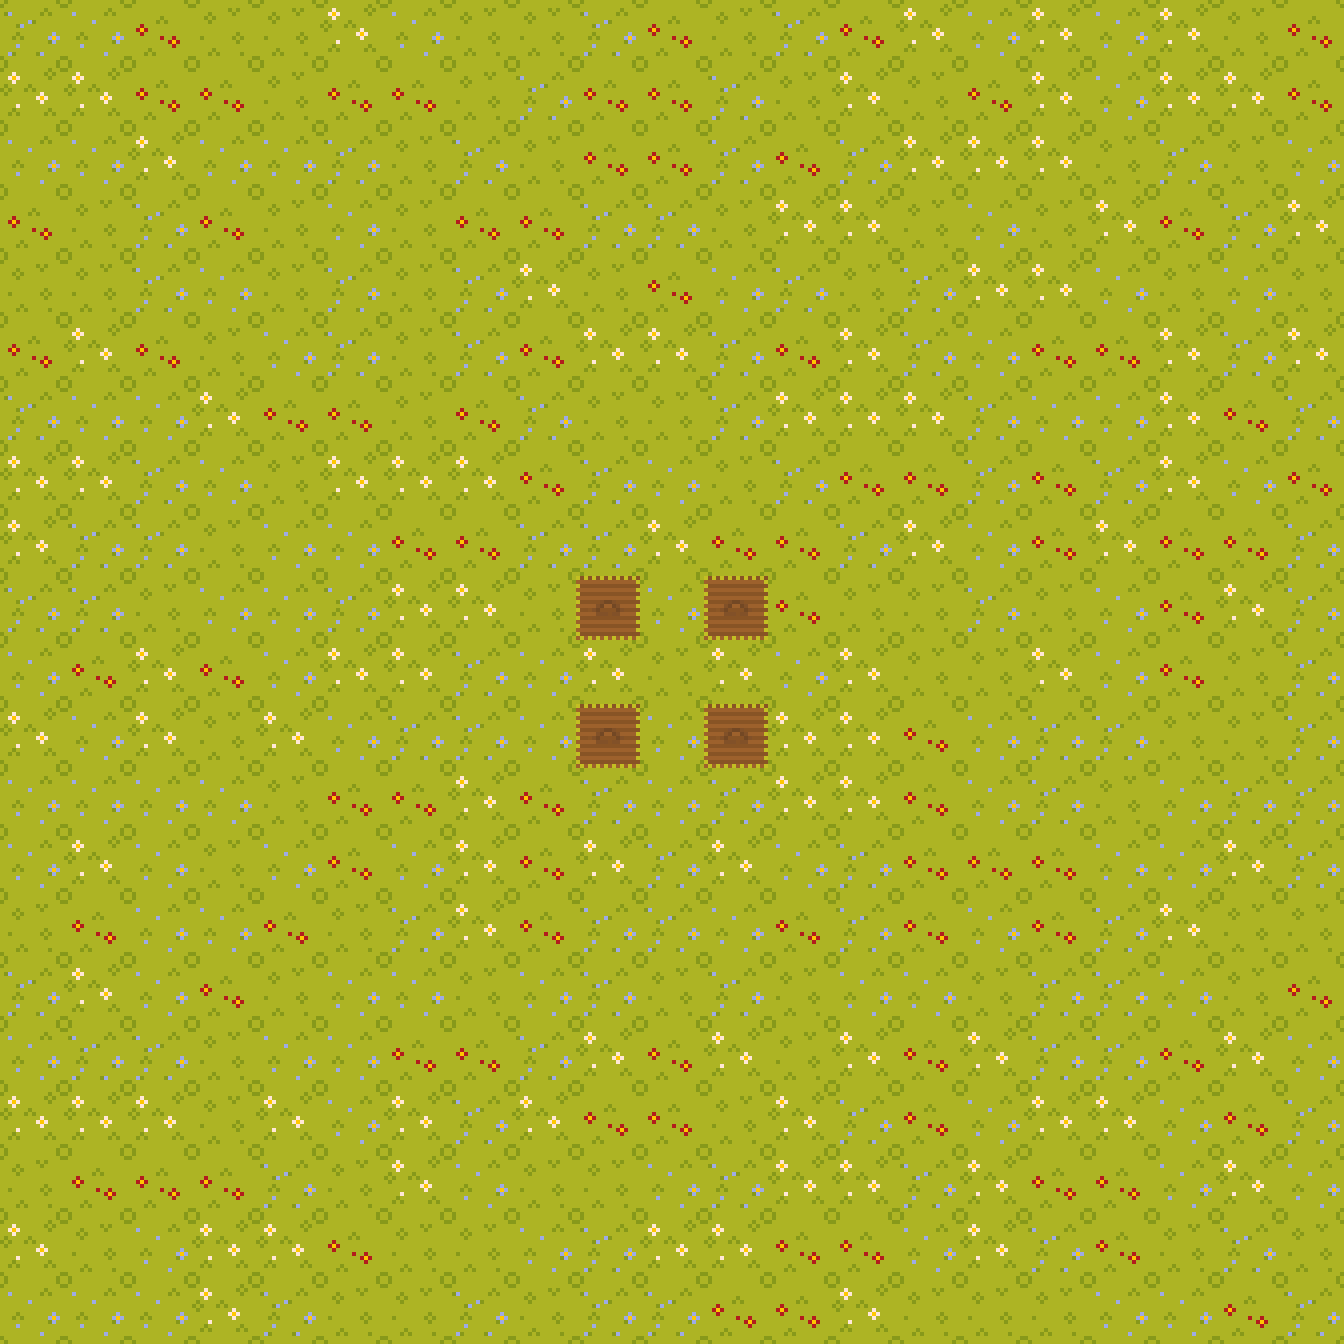

A level layout from a 2D game, rendered from its tile map. Below: a short description, then the map file with its tile-grid data intact:
An orthogonal 21x21 tile map with 64x64 px tiles, 3 tile layers (Tile Layer 1, Tile Layer 2, Tile Layer 3) and 4 objects.

<map version="1.2" tiledversion="1.2.4" orientation="orthogonal" renderorder="right-down" width="21" height="21" tilewidth="64" tileheight="64" infinite="0" nextlayerid="17" nextobjectid="5">
 <properties>
  <property name="plotCount" type="int" value="4" />
 </properties>
 <tileset firstgid="1" source="farm2.tsx" />
 <layer id="14" name="Tile Layer 1" width="21" height="21">
  <data encoding="csv">
14,13,15,17,17,11,13,17,17,14,15,17,14,15,11,13,11,13,11,17,15,
11,11,15,15,17,15,15,17,14,15,15,14,17,11,17,15,11,13,11,11,15,
13,13,11,13,13,14,17,14,17,15,15,14,15,14,11,11,11,17,14,17,13,
15,17,14,15,17,13,17,15,15,14,14,17,11,11,17,13,17,11,15,14,11,
17,17,14,13,17,14,17,14,11,17,15,13,14,17,14,11,11,13,17,13,17,
15,11,15,17,13,14,17,14,15,11,11,14,15,11,14,13,15,15,11,14,11,
14,13,13,11,15,15,17,15,14,17,17,14,11,11,11,14,13,13,11,15,14,
11,11,14,13,17,11,11,11,15,14,13,17,14,15,15,14,15,14,11,13,15,
11,14,14,17,13,13,15,15,14,14,11,15,15,14,11,13,15,11,15,15,14,
14,14,17,13,13,14,11,11,17,15,13,17,15,17,17,14,17,13,15,11,14,
13,15,11,15,13,11,11,14,13,11,17,11,13,11,17,17,11,13,15,17,14,
11,13,11,17,11,13,14,14,13,17,13,14,11,11,15,13,14,14,17,17,14,
13,13,13,13,17,15,15,11,15,14,13,14,11,11,15,13,14,17,13,14,14,
13,11,13,17,13,15,13,11,15,11,14,11,13,14,15,15,15,13,13,11,14,
17,15,13,13,15,17,14,11,15,14,14,13,15,14,15,13,15,14,11,17,17,
14,11,13,15,17,13,13,17,13,14,17,14,17,13,13,17,14,14,13,17,15,
13,14,14,17,13,13,15,15,14,11,15,11,17,11,15,11,14,14,15,11,13,
11,11,11,17,11,13,11,14,11,15,15,17,11,14,15,13,11,11,13,15,14,
17,15,15,15,14,17,11,13,17,17,13,14,11,11,14,11,15,15,13,11,13,
11,17,13,11,11,15,17,17,13,14,11,11,15,15,13,11,14,15,17,14,17,
13,13,13,11,14,17,17,14,17,14,14,15,15,11,17,17,17,13,13,15,14
</data>
 </layer>
 <layer id="15" name="Tile Layer 2" width="21" height="21">
  <data encoding="csv">
0,0,0,0,0,0,0,0,0,0,0,0,0,0,0,0,0,0,0,0,0,
0,0,0,0,0,0,0,0,0,0,0,0,0,0,0,0,0,0,0,0,0,
0,0,0,0,0,0,0,0,0,0,0,0,0,0,0,0,0,0,0,0,0,
0,0,0,0,0,0,0,0,0,0,0,0,0,0,0,0,0,0,0,0,0,
0,0,0,0,0,0,0,0,0,0,0,0,0,0,0,0,0,0,0,0,0,
0,0,0,0,0,0,0,0,0,0,0,0,0,0,0,0,0,0,0,0,0,
0,0,0,0,0,0,0,0,0,0,0,0,0,0,0,0,0,0,0,0,0,
0,0,0,0,0,0,0,0,0,0,0,0,0,0,0,0,0,0,0,0,0,
0,0,0,0,0,0,0,0,0,0,0,0,0,0,0,0,0,0,0,0,0,
0,0,0,0,0,0,0,0,0,16,0,16,0,0,0,0,0,0,0,0,0,
0,0,0,0,0,0,0,0,0,0,0,0,0,0,0,0,0,0,0,0,0,
0,0,0,0,0,0,0,0,0,16,0,16,0,0,0,0,0,0,0,0,0,
0,0,0,0,0,0,0,0,0,0,0,0,0,0,0,0,0,0,0,0,0,
0,0,0,0,0,0,0,0,0,0,0,0,0,0,0,0,0,0,0,0,0,
0,0,0,0,0,0,0,0,0,0,0,0,0,0,0,0,0,0,0,0,0,
0,0,0,0,0,0,0,0,0,0,0,0,0,0,0,0,0,0,0,0,0,
0,0,0,0,0,0,0,0,0,0,0,0,0,0,0,0,0,0,0,0,0,
0,0,0,0,0,0,0,0,0,0,0,0,0,0,0,0,0,0,0,0,0,
0,0,0,0,0,0,0,0,0,0,0,0,0,0,0,0,0,0,0,0,0,
0,0,0,0,0,0,0,0,0,0,0,0,0,0,0,0,0,0,0,0,0,
0,0,0,0,0,0,0,0,0,0,0,0,0,0,0,0,0,0,0,0,0
</data>
 </layer>
 <layer id="16" name="Tile Layer 3" width="21" height="21">
  <data encoding="csv">
0,0,0,0,0,0,0,0,0,0,0,0,0,0,0,0,0,0,0,0,0,
0,0,0,0,0,0,0,0,0,0,0,0,0,0,0,0,0,0,0,0,0,
0,0,0,0,0,0,0,0,0,0,0,0,0,0,0,0,0,0,0,0,0,
0,0,0,0,0,0,0,0,0,0,0,0,0,0,0,0,0,0,0,0,0,
0,0,0,0,0,0,0,0,0,0,0,0,0,0,0,0,0,0,0,0,0,
0,0,0,0,0,0,0,0,0,0,0,0,0,0,0,0,0,0,0,0,0,
0,0,0,0,0,0,0,0,0,0,0,0,0,0,0,0,0,0,0,0,0,
0,0,0,0,0,0,0,0,0,0,0,0,0,0,0,0,0,0,0,0,0,
0,0,0,0,0,0,0,0,0,0,0,0,0,0,0,0,0,0,0,0,0,
0,0,0,0,0,0,0,0,0,0,0,0,0,0,0,0,0,0,0,0,0,
0,0,0,0,0,0,0,0,0,0,0,0,0,0,0,0,0,0,0,0,0,
0,0,0,0,0,0,0,0,0,0,0,0,0,0,0,0,0,0,0,0,0,
0,0,0,0,0,0,0,0,0,0,0,0,0,0,0,0,0,0,0,0,0,
0,0,0,0,0,0,0,0,0,0,0,0,0,0,0,0,0,0,0,0,0,
0,0,0,0,0,0,0,0,0,0,0,0,0,0,0,0,0,0,0,0,0,
0,0,0,0,0,0,0,0,0,0,0,0,0,0,0,0,0,0,0,0,0,
0,0,0,0,0,0,0,0,0,0,0,0,0,0,0,0,0,0,0,0,0,
0,0,0,0,0,0,0,0,0,0,0,0,0,0,0,0,0,0,0,0,0,
0,0,0,0,0,0,0,0,0,0,0,0,0,0,0,0,0,0,0,0,0,
0,0,0,0,0,0,0,0,0,0,0,0,0,0,0,0,0,0,0,0,0,
0,0,0,0,0,0,0,0,0,0,0,0,0,0,0,0,0,0,0,0,0
</data>
 </layer>
 <objectgroup id="4" name="Object Layer 1">
  <object id="1" x="576" y="576" width="64" height="64" />
  <object id="2" x="704" y="576" width="64" height="64" />
  <object id="3" x="576" y="704" width="64" height="64" />
  <object id="4" x="704" y="704" width="64" height="64" />
 </objectgroup>
</map>
